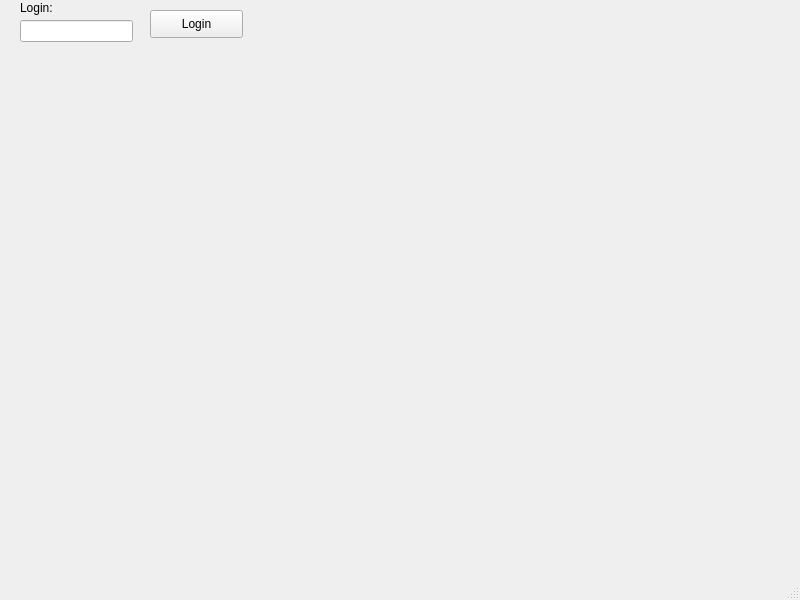
<?xml version="1.0" encoding="UTF-8"?>
<ui version="4.0">
 <class>MainWindow</class>
 <widget class="QMainWindow" name="MainWindow">
  <property name="geometry">
   <rect>
    <x>0</x>
    <y>0</y>
    <width>800</width>
    <height>600</height>
   </rect>
  </property>
  <property name="windowTitle">
   <string>MainWindow</string>
  </property>
  <widget class="QWidget" name="centralwidget">
   <widget class="QPushButton" name="pushButton">
    <property name="geometry">
     <rect>
      <x>150</x>
      <y>10</y>
      <width>93</width>
      <height>28</height>
     </rect>
    </property>
    <property name="text">
     <string>Login</string>
    </property>
   </widget>
   <widget class="QLineEdit" name="login">
    <property name="geometry">
     <rect>
      <x>20</x>
      <y>20</y>
      <width>113</width>
      <height>22</height>
     </rect>
    </property>
   </widget>
   <widget class="QLabel" name="label">
    <property name="geometry">
     <rect>
      <x>20</x>
      <y>0</y>
      <width>55</width>
      <height>16</height>
     </rect>
    </property>
    <property name="text">
     <string>Login:</string>
    </property>
   </widget>
  </widget>
  <widget class="QStatusBar" name="statusbar"/>
  <action name="actionOpen_JSON_FIle">
   <property name="text">
    <string>Open JSON FIle</string>
   </property>
  </action>
 </widget>
 <resources/>
 <connections/>
</ui>
